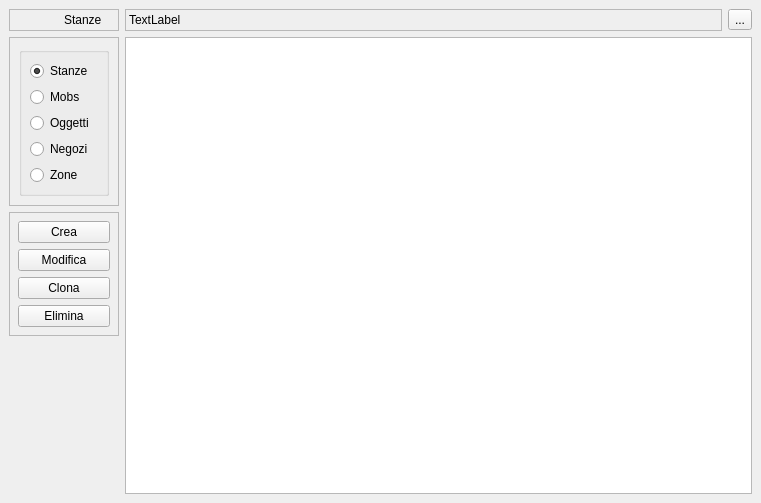
<ui version="4.0" >
 <author></author>
 <comment></comment>
 <exportmacro></exportmacro>
 <class>GuiArea</class>
 <widget class="QMainWindow" name="GuiArea" >
  <property name="geometry" >
   <rect>
    <x>0</x>
    <y>0</y>
    <width>761</width>
    <height>503</height>
   </rect>
  </property>
  <property name="windowTitle" >
   <string>MainWindow</string>
  </property>
  <widget class="QWidget" name="centralWidget" >
   <layout class="QGridLayout" >
    <property name="margin" >
     <number>9</number>
    </property>
    <property name="spacing" >
     <number>6</number>
    </property>
    <item row="2" column="0" >
     <widget class="QFrame" name="frame" >
      <property name="sizePolicy" >
       <sizepolicy>
        <hsizetype>1</hsizetype>
        <vsizetype>5</vsizetype>
        <horstretch>0</horstretch>
        <verstretch>0</verstretch>
       </sizepolicy>
      </property>
      <property name="minimumSize" >
       <size>
        <width>110</width>
        <height>16</height>
       </size>
      </property>
      <property name="maximumSize" >
       <size>
        <width>16777215</width>
        <height>16777215</height>
       </size>
      </property>
      <property name="frameShape" >
       <enum>QFrame::StyledPanel</enum>
      </property>
      <property name="frameShadow" >
       <enum>QFrame::Sunken</enum>
      </property>
      <layout class="QVBoxLayout" >
       <property name="margin" >
        <number>8</number>
       </property>
       <property name="spacing" >
        <number>6</number>
       </property>
       <item>
        <widget class="QPushButton" name="mp_pbNew" >
         <property name="text" >
          <string>Crea</string>
         </property>
        </widget>
       </item>
       <item>
        <widget class="QPushButton" name="mp_pbEdit" >
         <property name="text" >
          <string>Modifica</string>
         </property>
        </widget>
       </item>
       <item>
        <widget class="QPushButton" name="mp_pbClone" >
         <property name="text" >
          <string>Clona</string>
         </property>
        </widget>
       </item>
       <item>
        <widget class="QPushButton" name="mp_pbRemove" >
         <property name="text" >
          <string>Elimina</string>
         </property>
        </widget>
       </item>
      </layout>
     </widget>
    </item>
    <item row="1" column="0" >
     <widget class="QFrame" name="mp_frameVisual" >
      <property name="sizePolicy" >
       <sizepolicy>
        <hsizetype>1</hsizetype>
        <vsizetype>5</vsizetype>
        <horstretch>0</horstretch>
        <verstretch>0</verstretch>
       </sizepolicy>
      </property>
      <property name="minimumSize" >
       <size>
        <width>110</width>
        <height>16</height>
       </size>
      </property>
      <property name="autoFillBackground" >
       <bool>false</bool>
      </property>
      <property name="frameShape" >
       <enum>QFrame::StyledPanel</enum>
      </property>
      <property name="frameShadow" >
       <enum>QFrame::Sunken</enum>
      </property>
      <layout class="QGridLayout" >
       <property name="margin" >
        <number>9</number>
       </property>
       <property name="spacing" >
        <number>6</number>
       </property>
       <item row="0" column="0" >
        <widget class="QGroupBox" name="mp_gbChangeView" >
         <property name="sizePolicy" >
          <sizepolicy>
           <hsizetype>1</hsizetype>
           <vsizetype>5</vsizetype>
           <horstretch>0</horstretch>
           <verstretch>0</verstretch>
          </sizepolicy>
         </property>
         <property name="minimumSize" >
          <size>
           <width>90</width>
           <height>135</height>
          </size>
         </property>
         <property name="maximumSize" >
          <size>
           <width>110</width>
           <height>16777215</height>
          </size>
         </property>
         <property name="autoFillBackground" >
          <bool>true</bool>
         </property>
         <property name="title" >
          <string/>
         </property>
         <property name="alignment" >
          <set>Qt::AlignHCenter</set>
         </property>
         <property name="flat" >
          <bool>false</bool>
         </property>
         <layout class="QVBoxLayout" >
          <property name="margin" >
           <number>8</number>
          </property>
          <property name="spacing" >
           <number>6</number>
          </property>
          <item>
           <widget class="QRadioButton" name="mp_rbViewRooms" >
            <property name="text" >
             <string>Stanze</string>
            </property>
            <property name="checked" >
             <bool>true</bool>
            </property>
           </widget>
          </item>
          <item>
           <widget class="QRadioButton" name="mp_rbViewMobs" >
            <property name="text" >
             <string>Mobs</string>
            </property>
           </widget>
          </item>
          <item>
           <widget class="QRadioButton" name="mp_rbViewItems" >
            <property name="text" >
             <string>Oggetti</string>
            </property>
           </widget>
          </item>
          <item>
           <widget class="QRadioButton" name="mp_rbViewShops" >
            <property name="text" >
             <string>Negozi</string>
            </property>
           </widget>
          </item>
          <item>
           <widget class="QRadioButton" name="mp_rbViewZones" >
            <property name="text" >
             <string>Zone</string>
            </property>
           </widget>
          </item>
         </layout>
        </widget>
       </item>
      </layout>
     </widget>
    </item>
    <item row="3" column="0" >
     <spacer>
      <property name="orientation" >
       <enum>Qt::Vertical</enum>
      </property>
      <property name="sizeHint" >
       <size>
        <width>20</width>
        <height>40</height>
       </size>
      </property>
     </spacer>
    </item>
    <item rowspan="3" row="1" column="1" >
     <widget class="QTreeWidget" name="mp_twObjectList" >
      <property name="rootIsDecorated" >
       <bool>false</bool>
      </property>
      <property name="itemsExpandable" >
       <bool>false</bool>
      </property>
      <property name="columnCount" >
       <number>0</number>
      </property>
     </widget>
    </item>
    <item row="0" column="1" >
     <layout class="QHBoxLayout" >
      <property name="margin" >
       <number>0</number>
      </property>
      <property name="spacing" >
       <number>6</number>
      </property>
      <item>
       <widget class="QLabel" name="mp_labelFile" >
        <property name="sizePolicy" >
         <sizepolicy>
          <hsizetype>7</hsizetype>
          <vsizetype>5</vsizetype>
          <horstretch>0</horstretch>
          <verstretch>0</verstretch>
         </sizepolicy>
        </property>
        <property name="minimumSize" >
         <size>
          <width>300</width>
          <height>22</height>
         </size>
        </property>
        <property name="frameShape" >
         <enum>QFrame::StyledPanel</enum>
        </property>
        <property name="frameShadow" >
         <enum>QFrame::Sunken</enum>
        </property>
        <property name="text" >
         <string>TextLabel</string>
        </property>
       </widget>
      </item>
      <item>
       <widget class="QToolButton" name="mp_tbChangeFile" >
        <property name="text" >
         <string>...</string>
        </property>
       </widget>
      </item>
     </layout>
    </item>
    <item row="0" column="0" >
     <widget class="QLabel" name="mp_labelPage" >
      <property name="sizePolicy" >
       <sizepolicy>
        <hsizetype>1</hsizetype>
        <vsizetype>5</vsizetype>
        <horstretch>0</horstretch>
        <verstretch>0</verstretch>
       </sizepolicy>
      </property>
      <property name="minimumSize" >
       <size>
        <width>110</width>
        <height>22</height>
       </size>
      </property>
      <property name="frameShape" >
       <enum>QFrame::StyledPanel</enum>
      </property>
      <property name="frameShadow" >
       <enum>QFrame::Sunken</enum>
      </property>
      <property name="text" >
       <string>Stanze  </string>
      </property>
      <property name="alignment" >
       <set>Qt::AlignRight|Qt::AlignTrailing|Qt::AlignVCenter</set>
      </property>
      <property name="margin" >
       <number>0</number>
      </property>
      <property name="indent" >
       <number>10</number>
      </property>
     </widget>
    </item>
   </layout>
  </widget>
 </widget>
 <pixmapfunction></pixmapfunction>
 <tabstops>
  <tabstop>mp_twObjectList</tabstop>
  <tabstop>mp_tbChangeFile</tabstop>
  <tabstop>mp_rbViewRooms</tabstop>
  <tabstop>mp_rbViewMobs</tabstop>
  <tabstop>mp_rbViewItems</tabstop>
  <tabstop>mp_rbViewShops</tabstop>
  <tabstop>mp_rbViewZones</tabstop>
  <tabstop>mp_pbNew</tabstop>
  <tabstop>mp_pbEdit</tabstop>
  <tabstop>mp_pbClone</tabstop>
  <tabstop>mp_pbRemove</tabstop>
 </tabstops>
 <resources/>
 <connections/>
</ui>
